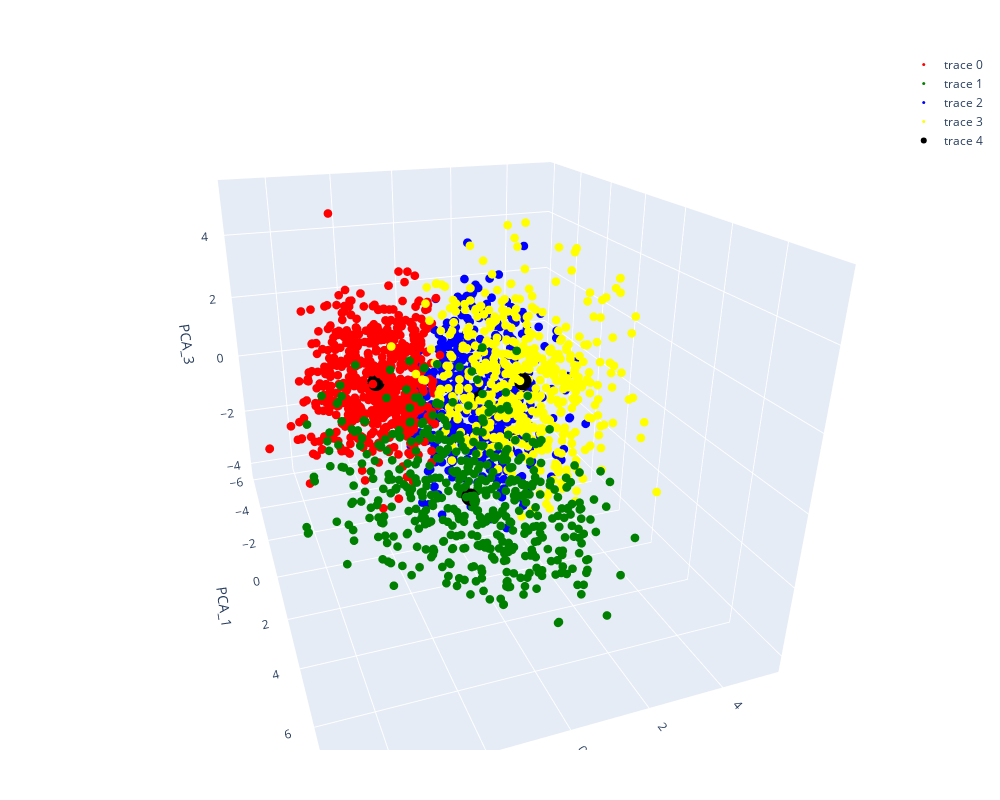

This figure's notebook cell:
### Markdown cell above
Στο επόμενο τμήμα κώδικα δημιουργούμε τα data clusters μέσω του K-means αλγορίθμου. Το 3D plot είναι interactive για καλύτερη οπτικοποίηση και αντίληψη των αποτελεσμάτων (mouse drag και zooming). Στο δεξί μέρος του plot, υπάρχει ένα filter box στο οποίο αν θέλουμε κάνουμε select ή unselect κάποιο χρώμα, δηλαδή κάποιο cluster, ώστε προσωρινά να το "αποκρύψουμε" από το plot.

### Code cell
import plotly.graph_objs as go

# Prepare the data for clustering
data = df_PCA[['PCA_1', 'PCA_2', 'PCA_3']].values
n_clusters = 4

# Initialize the KMeans algorithm, #clusters=4 as we found previously
kmeans = KMeans(n_clusters)

# Fit the algorithm to the data
kmeans.fit(data)

# Get cluster labels for each data point
labels = kmeans.predict(data)

# Get the cluster centers
centers = kmeans.cluster_centers_

# Define the color map for the clusters
colors = ['red', 'green', 'blue', 'yellow']

# Create a 3D scatter plot with different colors for each cluster
fig = go.Figure()
for i in range(n_clusters):
    x = data[labels == i][:, 0]
    y = data[labels == i][:, 1]
    z = data[labels == i][:, 2]
    fig.add_trace(go.Scatter3d(x=x, y=y, z=z, mode='markers', marker=dict(color=colors[i], size=3)))

# Add the cluster centers to the plot
fig.add_trace(go.Scatter3d(x=centers[:, 0], y=centers[:, 1], z=centers[:, 2], mode='markers', marker=dict(color='black', size=6)))

# Set the labels for the axes
fig.update_layout(scene=dict(xaxis_title='PCA_1', yaxis_title='PCA_2', zaxis_title='PCA_3'), width=1000, height=800, autosize=False, margin=dict(l=50, r=50, b=50, t=50))

# Enable mouse interactions for rotating the plot
fig.update_layout(scene_camera=dict(eye=dict(x=1.7, y=-0.6, z=0.8)))

# Show the plot
fig.show()

### Figure 1 — Plotly figure (JSON) as saved in the notebook; plotly's stock layout.template omitted (floating-point values rounded to 4 significant figures; data arrays with more than 128 entries replaced by an {"elided": "..."} marker saying what was removed)
{"data": [{"marker": {"color": "red", "size": 3}, "mode": "markers", "type": "scatter3d", "x": {"elided": "617 float values"}, "y": {"elided": "617 float values"}, "z": {"elided": "617 float values"}}, {"marker": {"color": "green", "size": 3}, "mode": "markers", "type": "scatter3d", "x": {"elided": "507 float values"}, "y": {"elided": "507 float values"}, "z": {"elided": "507 float values"}}, {"marker": {"color": "blue", "size": 3}, "mode": "markers", "type": "scatter3d", "x": {"elided": "556 float values"}, "y": {"elided": "556 float values"}, "z": {"elided": "556 float values"}}, {"marker": {"color": "yellow", "size": 3}, "mode": "markers", "type": "scatter3d", "x": {"elided": "520 float values"}, "y": {"elided": "520 float values"}, "z": {"elided": "520 float values"}}, {"marker": {"color": "black", "size": 6}, "mode": "markers", "type": "scatter3d", "x": [-2.367, 3.944, -2.135, 1.246], "y": [-1.741, -0.9692, 1.404, 1.51], "z": [0.1145, -0.5201, -0.6885, 1.107]}], "layout": {"autosize": false, "height": 800, "margin": {"b": 50, "l": 50, "r": 50, "t": 50}, "scene": {"camera": {"eye": {"x": 1.7, "y": -0.6, "z": 0.8}}, "xaxis": {"title": {"text": "PCA_1"}}, "yaxis": {"title": {"text": "PCA_2"}}, "zaxis": {"title": {"text": "PCA_3"}}}, "width": 1000}}
